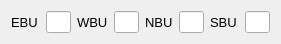
  <widget class="QWidget" name="horizontalLayoutWidget_17">
   <property name="geometry">
    <rect>
     <x>540</x>
     <y>410</y>
     <width>281</width>
     <height>31</height>
    </rect>
   </property>
   <layout class="QHBoxLayout" name="horizontalLayout_17">
    <item>
     <widget class="QLabel" name="label_45">
      <property name="font">
       <font>
        <pointsize>10</pointsize>
       </font>
      </property>
      <property name="text">
       <string>EBU</string>
      </property>
     </widget>
    </item>
    <item>
     <widget class="QLineEdit" name="ebu_lanes">
      <property name="maximumSize">
       <size>
        <width>25</width>
        <height>16777215</height>
       </size>
      </property>
      <property name="alignment">
       <set>Qt::AlignRight|Qt::AlignTrailing|Qt::AlignVCenter</set>
      </property>
     </widget>
    </item>
    <item>
     <widget class="QLabel" name="label_46">
      <property name="font">
       <font>
        <pointsize>10</pointsize>
       </font>
      </property>
      <property name="text">
       <string>WBU</string>
      </property>
     </widget>
    </item>
    <item>
     <widget class="QLineEdit" name="wbu_lanes">
      <property name="maximumSize">
       <size>
        <width>25</width>
        <height>16777215</height>
       </size>
      </property>
      <property name="alignment">
       <set>Qt::AlignRight|Qt::AlignTrailing|Qt::AlignVCenter</set>
      </property>
     </widget>
    </item>
    <item>
     <widget class="QLabel" name="label_57">
      <property name="font">
       <font>
        <pointsize>10</pointsize>
       </font>
      </property>
      <property name="text">
       <string>NBU</string>
      </property>
     </widget>
    </item>
    <item>
     <widget class="QLineEdit" name="nbu_lanes">
      <property name="maximumSize">
       <size>
        <width>25</width>
        <height>16777215</height>
       </size>
      </property>
      <property name="alignment">
       <set>Qt::AlignRight|Qt::AlignTrailing|Qt::AlignVCenter</set>
      </property>
     </widget>
    </item>
    <item>
     <widget class="QLabel" name="label_56">
      <property name="font">
       <font>
        <pointsize>10</pointsize>
       </font>
      </property>
      <property name="text">
       <string>SBU</string>
      </property>
     </widget>
    </item>
    <item>
     <widget class="QLineEdit" name="sbu_lanes">
      <property name="maximumSize">
       <size>
        <width>25</width>
        <height>16777215</height>
       </size>
      </property>
      <property name="alignment">
       <set>Qt::AlignRight|Qt::AlignTrailing|Qt::AlignVCenter</set>
      </property>
     </widget>
    </item>
   </layout>
  </widget>
